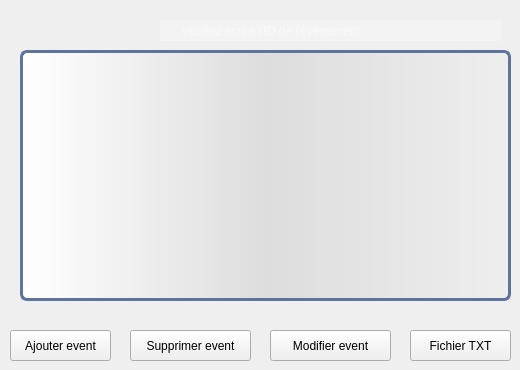
    <widget class="QWidget" name="page_5">
     <widget class="QTableView" name="tabevenement">
      <property name="geometry">
       <rect>
        <x>20</x>
        <y>50</y>
        <width>491</width>
        <height>251</height>
       </rect>
      </property>
      <property name="styleSheet">
       <string notr="true">QTableView {border: 3px solid #5E749C;text-align: top;padding: 4px;border-radius: 7px;border-bottom-left-radius: 7px;background: QLinearGradient( x1: 0, y1: 0, x2: 1, y2: 0,stop: 0 #fff, stop: 1 #eee,stop: 0.5 #ddd,stop: 1 #eee );width: 15px;}
QTableView::item:focus{selection-background-color: yellow;}
QScrollBar:vertical{ width: 20px; background: none; /* only these sort effect about width ...*/}
QScrollBar::handle:vertical{ border: 3px solid #5E749C;text-align: top;padding: 4px;border-radius: 5px; border-bottom-left-radius: 5px;background: QLinearGradient( x1: 0, y1: 0, x2: 1, y2: 0,stop: 0 #fff, stop: 1 #eee,stop: 0.5 #ddd,stop: 1 #eee ); width: 25px; min-height: 20px; max-height: 25px; /*these sort no effect*/ }
QScrollBar::add-page:vertical {border: 3px solid red;text-align: top;padding: 4px;border-radius: 5px; border-bottom-left-radius: 5px;background:  red; /* adding width: xx px; sorting no effect .. why? */}
QScrollBar::sub-page:vertical {border: 3px solid green;text-align: top;padding: 4px;border-radius: 5px; border-bottom-left-radius: 5px;background:  green; /* adding width: xx px; sorting no effect .. why? */ }
</string>
      </property>
     </widget>
     <widget class="QPushButton" name="modifier_2">
      <property name="geometry">
       <rect>
        <x>270</x>
        <y>330</y>
        <width>121</width>
        <height>31</height>
       </rect>
      </property>
      <property name="text">
       <string>Modifier event</string>
      </property>
     </widget>
     <widget class="QPushButton" name="supprimer_2">
      <property name="geometry">
       <rect>
        <x>130</x>
        <y>330</y>
        <width>121</width>
        <height>31</height>
       </rect>
      </property>
      <property name="text">
       <string>Supprimer event</string>
      </property>
     </widget>
     <widget class="QLineEdit" name="rechercher_2">
      <property name="geometry">
       <rect>
        <x>160</x>
        <y>20</y>
        <width>341</width>
        <height>21</height>
       </rect>
      </property>
      <property name="styleSheet">
       <string notr="true">QLineEdit {
    background: #f3f3f3;
    background-image: url(:/img/search.png); /* actual size, e.g. 16x16 */
    background-repeat: no-repeat;
    background-position: left;
    color: white;
    font-family: SegoeUI;
    font-size: 12px;
  border-top: 3px transparent;
            border-bottom: 3px transparent;
            border-right: 10px transparent;
            border-left: 10px transparent;
    padding: 2 2 2 20; /* left padding (last number) must be more than the icon's width */
}</string>
      </property>
      <property name="cursorPosition">
       <number>0</number>
      </property>
      <property name="placeholderText">
       <string>veuillez ecrire l'ID de l'événement</string>
      </property>
     </widget>
     <widget class="QPushButton" name="ajouter_2">
      <property name="geometry">
       <rect>
        <x>10</x>
        <y>330</y>
        <width>101</width>
        <height>31</height>
       </rect>
      </property>
      <property name="text">
       <string>Ajouter event</string>
      </property>
     </widget>
     <widget class="QPushButton" name="fichiertxt_eve">
      <property name="geometry">
       <rect>
        <x>410</x>
        <y>330</y>
        <width>101</width>
        <height>31</height>
       </rect>
      </property>
      <property name="text">
       <string>Fichier TXT</string>
      </property>
     </widget>
    </widget>
